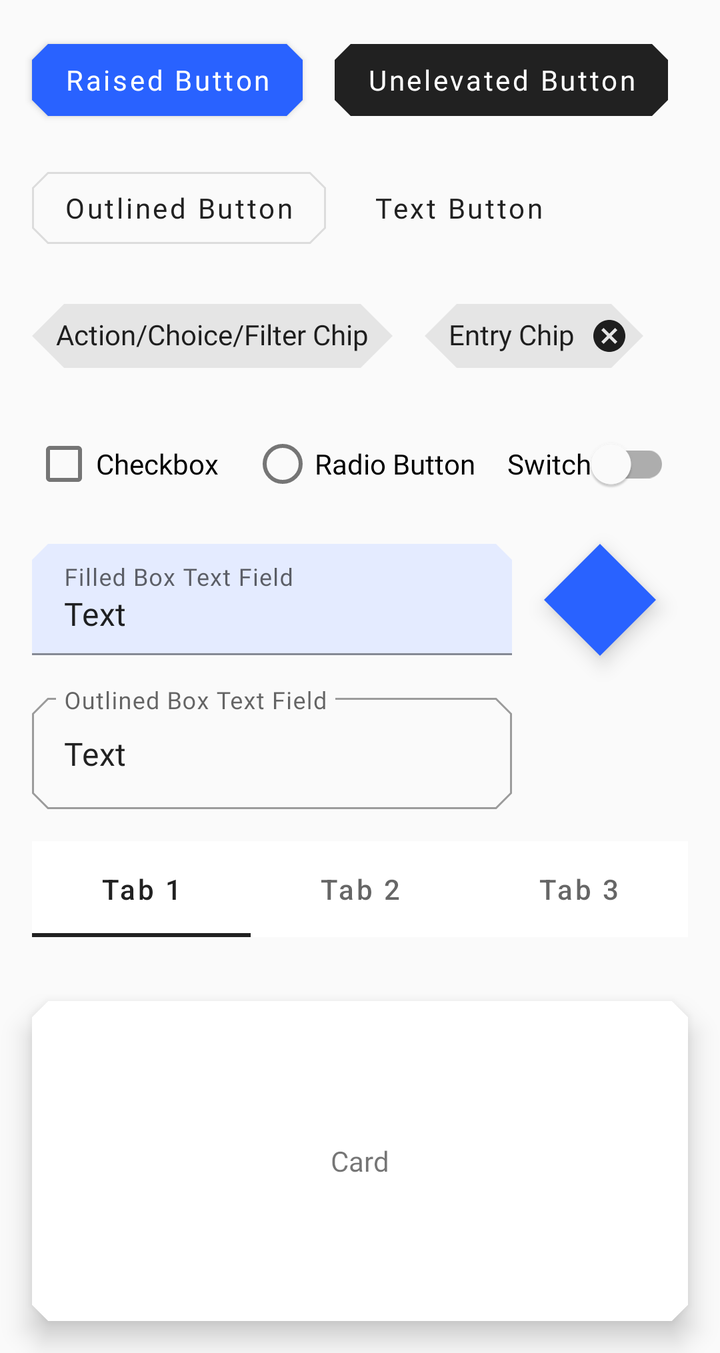
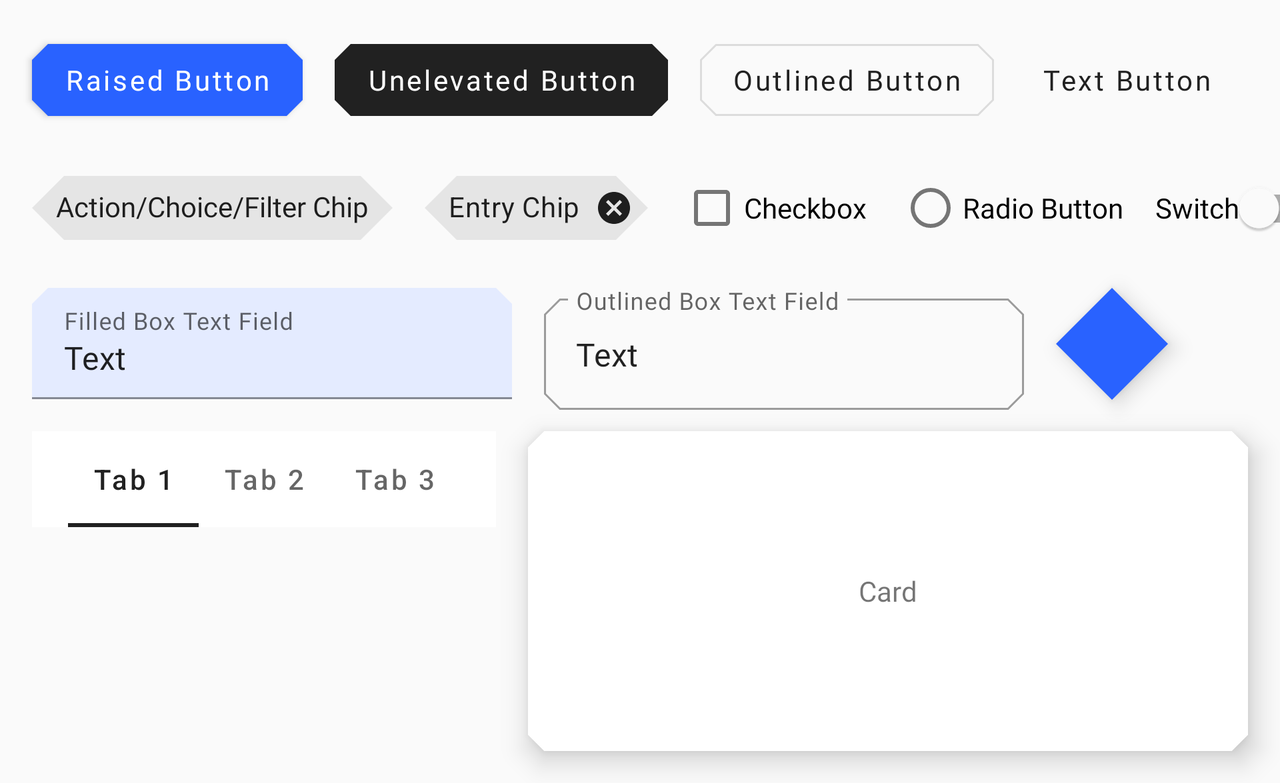

The same Android screen from two of the app's own layout files: first res/layout/ as a phone draws it, then the repository's variant for another configuration, drawn on a device whose configuration selects that folder. Both files follow.
<!-- AndroidManifest.xml: application theme AppTheme -->
<!-- res/layout/activity_playground.xml -->
<?xml version="1.0" encoding="utf-8"?>
<ScrollView
        xmlns:android="http://schemas.android.com/apk/res/android"
        xmlns:tools="http://schemas.android.com/tools"
        xmlns:app="http://schemas.android.com/apk/res-auto"
        android:layout_width="match_parent"
        android:layout_height="match_parent"
        tools:context=".PlaygroundActivity">

    <androidx.constraintlayout.widget.ConstraintLayout
            android:layout_width="match_parent"
            android:layout_height="wrap_content"
            android:paddingBottom="16dp"
            android:clipToPadding="false">

        <com.google.android.material.button.MaterialButton
                android:id="@+id/raisedButton"
                android:layout_width="wrap_content"
                android:layout_height="wrap_content"
                android:layout_marginTop="16dp"
                android:layout_marginStart="16dp"
                app:layout_constraintTop_toTopOf="parent"
                app:layout_constraintStart_toStartOf="parent"
                android:text="Raised Button" />

        <com.google.android.material.button.MaterialButton
                android:id="@+id/unelevatedButton"
                android:layout_width="wrap_content"
                android:layout_height="wrap_content"
                android:layout_marginTop="16dp"
                android:layout_marginStart="16dp"
                style="@style/Widget.MaterialComponents.Button.UnelevatedButton"
                app:layout_constraintTop_toTopOf="parent"
                app:layout_constraintStart_toEndOf="@id/raisedButton"
                android:text="Unelevated Button" />

        <com.google.android.material.button.MaterialButton
                android:id="@+id/outlinedButton"
                android:layout_width="wrap_content"
                android:layout_height="wrap_content"
                android:layout_marginTop="16dp"
                android:layout_marginStart="16dp"
                style="@style/Widget.MaterialComponents.Button.OutlinedButton"
                app:layout_constraintTop_toBottomOf="@id/raisedButton"
                app:layout_constraintStart_toStartOf="parent"
                android:text="Outlined Button" />

        <com.google.android.material.button.MaterialButton
                android:id="@+id/textButton"
                android:layout_width="wrap_content"
                android:layout_height="wrap_content"
                android:layout_marginTop="16dp"
                android:layout_marginStart="16dp"
                style="@style/Widget.MaterialComponents.Button.TextButton"
                app:layout_constraintTop_toBottomOf="@id/raisedButton"
                app:layout_constraintStart_toEndOf="@id/outlinedButton"
                android:text="Text Button" />

        <com.google.android.material.chip.Chip
                android:id="@+id/chip"
                android:layout_width="wrap_content"
                android:layout_height="wrap_content"
                android:layout_marginTop="16dp"
                android:layout_marginStart="16dp"
                app:layout_constraintTop_toBottomOf="@id/outlinedButton"
                app:layout_constraintStart_toStartOf="parent"
                android:text="Action/Choice/Filter Chip" />

        <com.google.android.material.chip.Chip
                android:id="@+id/entryChip"
                android:layout_width="wrap_content"
                android:layout_height="wrap_content"
                android:layout_marginTop="16dp"
                android:layout_marginStart="16dp"
                style="?attr/chipStandaloneStyle"
                app:layout_constraintTop_toBottomOf="@id/outlinedButton"
                app:layout_constraintStart_toEndOf="@id/chip"
                android:text="Entry Chip" />

        <com.google.android.material.checkbox.MaterialCheckBox
                android:id="@+id/checkBox"
                android:layout_width="wrap_content"
                android:layout_height="wrap_content"
                android:layout_marginTop="16dp"
                android:layout_marginStart="16dp"
                app:layout_constraintTop_toBottomOf="@id/chip"
                app:layout_constraintStart_toStartOf="parent"
                android:text="Checkbox" />

        <com.google.android.material.radiobutton.MaterialRadioButton
                android:id="@+id/radioButton"
                android:layout_width="wrap_content"
                android:layout_height="wrap_content"
                android:layout_marginTop="16dp"
                android:layout_marginStart="16dp"
                app:layout_constraintTop_toBottomOf="@id/chip"
                app:layout_constraintStart_toEndOf="@id/checkBox"
                android:text="Radio Button" />

        <com.google.android.material.switchmaterial.SwitchMaterial
                android:id="@+id/switchMaterial"
                android:layout_width="wrap_content"
                android:layout_height="wrap_content"
                android:layout_marginTop="16dp"
                android:layout_marginStart="16dp"
                app:layout_constraintTop_toBottomOf="@id/chip"
                app:layout_constraintStart_toEndOf="@id/radioButton"
                android:text="Switch" />

        <com.google.android.material.textfield.TextInputLayout
                android:id="@+id/filledBoxTextField"
                android:layout_width="240dp"
                android:layout_height="wrap_content"
                android:layout_marginTop="16dp"
                android:layout_marginStart="16dp"
                app:layout_constraintTop_toBottomOf="@id/checkBox"
                app:layout_constraintStart_toStartOf="parent"
                android:hint="Filled Box Text Field">

            <com.google.android.material.textfield.TextInputEditText
                    android:layout_width="match_parent"
                    android:layout_height="match_parent"
                    android:text="Text" />

        </com.google.android.material.textfield.TextInputLayout>

        <com.google.android.material.textfield.TextInputLayout
                android:id="@+id/outlinedBoxTextField"
                android:layout_width="240dp"
                android:layout_height="wrap_content"
                android:layout_marginTop="16dp"
                android:layout_marginStart="16dp"
                style="@style/Widget.MaterialComponents.TextInputLayout.OutlinedBox"
                app:layout_constraintTop_toBottomOf="@id/filledBoxTextField"
                app:layout_constraintStart_toStartOf="parent"
                android:hint="Outlined Box Text Field">

            <com.google.android.material.textfield.TextInputEditText
                    android:layout_width="match_parent"
                    android:layout_height="match_parent"
                    android:text="Text" />

        </com.google.android.material.textfield.TextInputLayout>

        <com.google.android.material.floatingactionbutton.FloatingActionButton
                android:id="@+id/floatingActionButton"
                android:layout_width="wrap_content"
                android:layout_height="wrap_content"
                android:layout_marginTop="16dp"
                android:layout_marginStart="16dp"
                app:srcCompat="@drawable/ic_android_black_24dp"
                app:layout_constraintTop_toBottomOf="@id/checkBox"
                app:layout_constraintStart_toEndOf="@id/outlinedBoxTextField" />

        <com.google.android.material.tabs.TabLayout
                android:id="@+id/tabs"
                android:layout_width="0dp"
                android:layout_height="wrap_content"
                android:layout_marginTop="16dp"
                android:layout_marginStart="16dp"
                android:layout_marginEnd="16dp"
                app:layout_constraintTop_toBottomOf="@id/outlinedBoxTextField"
                app:layout_constraintStart_toStartOf="parent"
                app:layout_constraintEnd_toEndOf="parent">

            <com.google.android.material.tabs.TabItem
                    android:id="@+id/tab1"
                    android:layout_width="wrap_content"
                    android:layout_height="wrap_content"
                    android:text="Tab 1" />

            <com.google.android.material.tabs.TabItem
                    android:id="@+id/tab2"
                    android:layout_width="wrap_content"
                    android:layout_height="wrap_content"
                    android:text="Tab 2" />

            <com.google.android.material.tabs.TabItem
                    android:id="@+id/tab3"
                    android:layout_width="wrap_content"
                    android:layout_height="wrap_content"
                    android:text="Tab 3" />

        </com.google.android.material.tabs.TabLayout>

        <com.google.android.material.bottomnavigation.BottomNavigationView
                android:id="@+id/bottomNavigation"
                android:layout_width="0dp"
                android:layout_height="wrap_content"
                android:layout_marginTop="16dp"
                android:layout_marginStart="16dp"
                android:layout_marginEnd="16dp"
                app:menu="@menu/menu_bottom_navigation"
                app:layout_constraintTop_toBottomOf="@id/tabs"
                app:layout_constraintStart_toStartOf="parent"
                app:layout_constraintEnd_toEndOf="parent" />

        <com.google.android.material.card.MaterialCardView
                android:id="@+id/card"
                android:layout_width="0dp"
                android:layout_height="160dp"
                android:layout_marginTop="16dp"
                android:layout_marginStart="16dp"
                android:layout_marginEnd="16dp"
                app:layout_constraintTop_toBottomOf="@id/bottomNavigation"
                app:layout_constraintStart_toStartOf="parent"
                app:layout_constraintEnd_toEndOf="parent">

            <TextView
                    android:layout_width="wrap_content"
                    android:layout_height="wrap_content"
                    android:layout_gravity="center"
                    android:text="Card"/>

        </com.google.android.material.card.MaterialCardView>

    </androidx.constraintlayout.widget.ConstraintLayout>

</ScrollView>
<!-- resources referenced by this layout -->
<resources>
  <color name="color_primary">#212121</color>
  <color name="color_primary_variant">#000000</color>
  <color name="color_on_primary">#FFFFFF</color>
  <color name="color_secondary">#2962FF</color>
  <color name="color_secondary_variant">#0039CB</color>
  <color name="color_on_secondary">#FFFFFF</color>
  <color name="color_error">#F44336</color>
  <color name="color_on_error">#FFFFFF</color>
  <color name="color_surface">#FFFFFF</color>
  <color name="color_on_surface">#000000</color>
  <color name="color_background">#FAFAFA</color>
  <color name="color_on_background">#000000</color>
  <color name="color_status_bar">#000000</color>
  <style name="AppTextAppearance.Button" parent="TextAppearance.MaterialComponents.Button">
          <item name="android:textAllCaps">false</item>
      </style>
  <style name="AppShapeAppearance.SmallComponent" parent="ShapeAppearance.MaterialComponents.SmallComponent">
          <item name="cornerFamily">cut</item>
          <item name="cornerSize">8dp</item>
      </style>
  <style name="AppShapeAppearance.MediumComponent" parent="ShapeAppearance.MaterialComponents.MediumComponent">
          <item name="cornerFamily">cut</item>
          <item name="cornerSize">8dp</item>
      </style>
  <style name="AppShapeAppearance.LargeComponent" parent="ShapeAppearance.MaterialComponents.LargeComponent">
          <item name="cornerFamily">cut</item>
          <item name="cornerSize">8dp</item>
      </style>
  <style name="AppChip" parent="Widget.MaterialComponents.Chip.Action">
          <item name="android:textAppearance">@style/AppTextAppearance.Chip</item>
      </style>
  <style name="AppChip.Standalone" parent="Widget.MaterialComponents.Chip.Entry">
          <item name="android:textAppearance">@style/AppTextAppearance.Chip</item>
      </style>
  <style name="AppButton" parent="Widget.MaterialComponents.Button">
          <item name="backgroundTint">?attr/colorSecondary</item>
          <item name="android:textColor">@color/button_text_color</item>
          <item name="iconTint">@color/button_text_color</item>
          <item name="rippleColor">@color/button_ripple_color</item>
      </style>
  <style name="AppTextField" parent="Widget.MaterialComponents.TextInputLayout.FilledBox">
          <item name="boxBackgroundColor">@color/text_field_background</item>
      </style>
  <style name="AppCard" parent="Widget.MaterialComponents.CardView">
          <item name="cardElevation">8dp</item>
      </style>
  <style name="AppBottomNavigation" parent="Widget.MaterialComponents.BottomNavigationView.Colored" />
  <style name="AppTextAppearance.Chip" parent="TextAppearance.MaterialComponents.Chip">
          <item name="fontFamily">@font/roboto_mono</item>
          <item name="android:fontFamily">@font/roboto_mono</item>
      </style>
</resources>
<!-- res/layout-land/activity_playground.xml (the repository's variant of the layout above) -->
<!-- drawn on the phone turned sideways -->
<?xml version="1.0" encoding="utf-8"?>
<ScrollView
        xmlns:android="http://schemas.android.com/apk/res/android"
        xmlns:tools="http://schemas.android.com/tools"
        xmlns:app="http://schemas.android.com/apk/res-auto"
        android:layout_width="match_parent"
        android:layout_height="match_parent"
        tools:context=".PlaygroundActivity">

    <androidx.constraintlayout.widget.ConstraintLayout
            android:layout_width="match_parent"
            android:layout_height="wrap_content"
            android:paddingBottom="16dp"
            android:clipToPadding="false">

        <com.google.android.material.button.MaterialButton
                android:id="@+id/raisedButton"
                android:layout_width="wrap_content"
                android:layout_height="wrap_content"
                android:layout_marginTop="16dp"
                android:layout_marginStart="16dp"
                app:layout_constraintTop_toTopOf="parent"
                app:layout_constraintStart_toStartOf="parent"
                android:text="Raised Button" />

        <com.google.android.material.button.MaterialButton
                android:id="@+id/unelevatedButton"
                android:layout_width="wrap_content"
                android:layout_height="wrap_content"
                android:layout_marginTop="16dp"
                android:layout_marginStart="16dp"
                style="@style/Widget.MaterialComponents.Button.UnelevatedButton"
                app:layout_constraintTop_toTopOf="parent"
                app:layout_constraintStart_toEndOf="@id/raisedButton"
                android:text="Unelevated Button" />

        <com.google.android.material.button.MaterialButton
                android:id="@+id/outlinedButtonButton"
                android:layout_width="wrap_content"
                android:layout_height="wrap_content"
                android:layout_marginTop="16dp"
                android:layout_marginStart="16dp"
                style="@style/Widget.MaterialComponents.Button.OutlinedButton"
                app:layout_constraintTop_toTopOf="parent"
                app:layout_constraintStart_toEndOf="@id/unelevatedButton"
                android:text="Outlined Button" />

        <com.google.android.material.button.MaterialButton
                android:id="@+id/textButton"
                android:layout_width="wrap_content"
                android:layout_height="wrap_content"
                android:layout_marginTop="16dp"
                android:layout_marginStart="16dp"
                style="@style/Widget.MaterialComponents.Button.TextButton"
                app:layout_constraintTop_toTopOf="parent"
                app:layout_constraintStart_toEndOf="@id/outlinedButtonButton"
                android:text="Text Button" />

        <com.google.android.material.chip.Chip
                android:id="@+id/chip"
                android:layout_width="wrap_content"
                android:layout_height="wrap_content"
                android:layout_marginTop="16dp"
                android:layout_marginStart="16dp"
                app:layout_constraintTop_toBottomOf="@id/raisedButton"
                app:layout_constraintStart_toStartOf="parent"
                android:text="Action/Choice/Filter Chip" />

        <com.google.android.material.chip.Chip
                android:id="@+id/entryChip"
                android:layout_width="wrap_content"
                android:layout_height="wrap_content"
                android:layout_marginTop="16dp"
                android:layout_marginStart="16dp"
                style="@style/Widget.MaterialComponents.Chip.Entry"
                app:layout_constraintTop_toBottomOf="@id/raisedButton"
                app:layout_constraintStart_toEndOf="@id/chip"
                android:text="Entry Chip" />

        <com.google.android.material.checkbox.MaterialCheckBox
                android:id="@+id/checkBox"
                android:layout_width="wrap_content"
                android:layout_height="wrap_content"
                android:layout_marginTop="16dp"
                android:layout_marginStart="16dp"
                app:layout_constraintTop_toBottomOf="@id/raisedButton"
                app:layout_constraintStart_toEndOf="@id/entryChip"
                android:text="Checkbox" />

        <com.google.android.material.radiobutton.MaterialRadioButton
                android:id="@+id/radioButton"
                android:layout_width="wrap_content"
                android:layout_height="wrap_content"
                android:layout_marginTop="16dp"
                android:layout_marginStart="16dp"
                app:layout_constraintTop_toBottomOf="@id/raisedButton"
                app:layout_constraintStart_toEndOf="@id/checkBox"
                android:text="Radio Button" />

        <com.google.android.material.switchmaterial.SwitchMaterial
                android:id="@+id/switchMaterial"
                android:layout_width="wrap_content"
                android:layout_height="wrap_content"
                android:layout_marginTop="16dp"
                android:layout_marginStart="16dp"
                app:layout_constraintTop_toBottomOf="@id/raisedButton"
                app:layout_constraintStart_toEndOf="@id/radioButton"
                android:text="Switch" />

        <com.google.android.material.textfield.TextInputLayout
                android:id="@+id/filledBoxTextField"
                android:layout_width="240dp"
                android:layout_height="wrap_content"
                android:layout_marginTop="16dp"
                android:layout_marginStart="16dp"
                app:layout_constraintTop_toBottomOf="@id/chip"
                app:layout_constraintStart_toStartOf="parent"
                android:hint="Filled Box Text Field">

            <com.google.android.material.textfield.TextInputEditText
                    android:layout_width="match_parent"
                    android:layout_height="match_parent"
                    android:text="Text" />

        </com.google.android.material.textfield.TextInputLayout>

        <com.google.android.material.textfield.TextInputLayout
                android:id="@+id/outlinedBoxTextField"
                android:layout_width="240dp"
                android:layout_height="wrap_content"
                android:layout_marginTop="16dp"
                android:layout_marginStart="16dp"
                style="@style/Widget.MaterialComponents.TextInputLayout.OutlinedBox"
                app:layout_constraintTop_toBottomOf="@id/chip"
                app:layout_constraintStart_toEndOf="@id/filledBoxTextField"
                android:hint="Outlined Box Text Field">

            <com.google.android.material.textfield.TextInputEditText
                    android:layout_width="match_parent"
                    android:layout_height="match_parent"
                    android:text="Text" />

        </com.google.android.material.textfield.TextInputLayout>

        <com.google.android.material.floatingactionbutton.FloatingActionButton
                android:id="@+id/floatingActionButton"
                android:layout_width="wrap_content"
                android:layout_height="wrap_content"
                android:layout_marginTop="16dp"
                android:layout_marginStart="16dp"
                app:srcCompat="@drawable/ic_android_black_24dp"
                app:layout_constraintTop_toBottomOf="@id/chip"
                app:layout_constraintStart_toEndOf="@id/outlinedBoxTextField" />

        <com.google.android.material.tabs.TabLayout
                android:id="@+id/tabs"
                android:layout_width="0dp"
                android:layout_height="wrap_content"
                android:layout_marginTop="16dp"
                android:layout_marginStart="16dp"
                android:layout_marginEnd="16dp"
                app:layout_constraintTop_toBottomOf="@id/filledBoxTextField"
                app:layout_constraintStart_toStartOf="parent"
                app:layout_constraintEnd_toStartOf="@id/card">

            <com.google.android.material.tabs.TabItem
                    android:id="@+id/tab1"
                    android:layout_width="wrap_content"
                    android:layout_height="wrap_content"
                    android:text="Tab 1" />

            <com.google.android.material.tabs.TabItem
                    android:id="@+id/tab2"
                    android:layout_width="wrap_content"
                    android:layout_height="wrap_content"
                    android:text="Tab 2" />

            <com.google.android.material.tabs.TabItem
                    android:id="@+id/tab3"
                    android:layout_width="wrap_content"
                    android:layout_height="wrap_content"
                    android:text="Tab 3" />

        </com.google.android.material.tabs.TabLayout>

        <com.google.android.material.bottomnavigation.BottomNavigationView
                android:id="@+id/bottomNavigation"
                android:layout_width="0dp"
                android:layout_height="wrap_content"
                android:layout_marginTop="16dp"
                android:layout_marginStart="16dp"
                android:layout_marginEnd="16dp"
                app:menu="@menu/menu_bottom_navigation"
                app:layout_constraintTop_toBottomOf="@id/tabs"
                app:layout_constraintStart_toStartOf="parent"
                app:layout_constraintEnd_toStartOf="@id/card" />

        <com.google.android.material.card.MaterialCardView
                android:id="@+id/card"
                android:layout_width="360dp"
                android:layout_height="160dp"
                android:layout_marginTop="16dp"
                android:layout_marginEnd="16dp"
                app:layout_constraintTop_toBottomOf="@id/filledBoxTextField"
                app:layout_constraintEnd_toEndOf="parent">

            <TextView
                    android:layout_width="wrap_content"
                    android:layout_height="wrap_content"
                    android:layout_gravity="center"
                    android:text="Card"/>

        </com.google.android.material.card.MaterialCardView>

    </androidx.constraintlayout.widget.ConstraintLayout>

</ScrollView>
